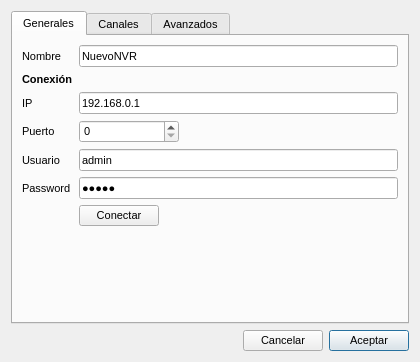
<?xml version="1.0" encoding="UTF-8"?>
<ui version="4.0">
 <class>NewDVRNVRDialog</class>
 <widget class="QDialog" name="NewDVRNVRDialog">
  <property name="geometry">
   <rect>
    <x>0</x>
    <y>0</y>
    <width>420</width>
    <height>362</height>
   </rect>
  </property>
  <property name="font">
   <font>
    <family>Ubuntu</family>
    <pointsize>8</pointsize>
   </font>
  </property>
  <property name="windowTitle">
   <string>Nuevo DVR/NVR</string>
  </property>
  <layout class="QGridLayout" name="gridLayout">
   <item row="1" column="2">
    <widget class="QPushButton" name="accept">
     <property name="text">
      <string>Aceptar</string>
     </property>
    </widget>
   </item>
   <item row="0" column="0" colspan="3">
    <widget class="QTabWidget" name="tabWidget">
     <property name="enabled">
      <bool>true</bool>
     </property>
     <property name="currentIndex">
      <number>0</number>
     </property>
     <widget class="QWidget" name="tab">
      <attribute name="title">
       <string>Generales</string>
      </attribute>
      <layout class="QGridLayout" name="gridLayout_2">
       <item row="0" column="0">
        <widget class="QLabel" name="label">
         <property name="text">
          <string>Nombre</string>
         </property>
        </widget>
       </item>
       <item row="3" column="0">
        <widget class="QLabel" name="con_label2">
         <property name="text">
          <string>Puerto</string>
         </property>
        </widget>
       </item>
       <item row="3" column="1">
        <widget class="QSpinBox" name="port">
         <property name="maximumSize">
          <size>
           <width>100</width>
           <height>16777215</height>
          </size>
         </property>
        </widget>
       </item>
       <item row="4" column="0">
        <widget class="QLabel" name="con_label3">
         <property name="text">
          <string>Usuario</string>
         </property>
        </widget>
       </item>
       <item row="5" column="0">
        <widget class="QLabel" name="con_label4">
         <property name="text">
          <string>Password</string>
         </property>
        </widget>
       </item>
       <item row="1" column="0">
        <widget class="QLabel" name="con_label">
         <property name="font">
          <font>
           <weight>75</weight>
           <bold>true</bold>
          </font>
         </property>
         <property name="text">
          <string>Conexión</string>
         </property>
        </widget>
       </item>
       <item row="2" column="0">
        <widget class="QLabel" name="con_label1">
         <property name="text">
          <string>IP</string>
         </property>
        </widget>
       </item>
       <item row="2" column="1">
        <widget class="QLineEdit" name="ip">
         <property name="text">
          <string>192.168.0.1</string>
         </property>
        </widget>
       </item>
       <item row="4" column="1">
        <widget class="QLineEdit" name="user">
         <property name="text">
          <string>admin</string>
         </property>
        </widget>
       </item>
       <item row="7" column="1">
        <spacer name="verticalSpacer">
         <property name="orientation">
          <enum>Qt::Vertical</enum>
         </property>
         <property name="sizeHint" stdset="0">
          <size>
           <width>20</width>
           <height>40</height>
          </size>
         </property>
        </spacer>
       </item>
       <item row="5" column="1">
        <widget class="QLineEdit" name="pass">
         <property name="text">
          <string>admin</string>
         </property>
         <property name="echoMode">
          <enum>QLineEdit::Password</enum>
         </property>
        </widget>
       </item>
       <item row="0" column="1">
        <widget class="QLineEdit" name="name">
         <property name="text">
          <string>NuevoNVR</string>
         </property>
        </widget>
       </item>
       <item row="8" column="0" colspan="2">
        <widget class="QLabel" name="status">
         <property name="font">
          <font>
           <pointsize>7</pointsize>
          </font>
         </property>
         <property name="text">
          <string/>
         </property>
        </widget>
       </item>
       <item row="6" column="1">
        <widget class="QPushButton" name="connect_to_device">
         <property name="minimumSize">
          <size>
           <width>80</width>
           <height>0</height>
          </size>
         </property>
         <property name="maximumSize">
          <size>
           <width>80</width>
           <height>16777215</height>
          </size>
         </property>
         <property name="text">
          <string>Conectar</string>
         </property>
        </widget>
       </item>
      </layout>
     </widget>
     <widget class="QWidget" name="tab_3">
      <attribute name="title">
       <string>Canales</string>
      </attribute>
      <layout class="QGridLayout" name="gridLayout_3">
       <item row="0" column="1">
        <widget class="QScrollArea" name="scrollArea">
         <property name="widgetResizable">
          <bool>true</bool>
         </property>
         <widget class="QWidget" name="scrollAreaWidgetContents_2">
          <property name="geometry">
           <rect>
            <x>0</x>
            <y>0</y>
            <width>374</width>
            <height>265</height>
           </rect>
          </property>
          <layout class="QGridLayout" name="gridLayout_4">
           <item row="0" column="0">
            <layout class="QGridLayout" name="channelsGrid">
             <item row="0" column="0">
              <widget class="QLabel" name="label_7">
               <property name="text">
                <string>Canal</string>
               </property>
              </widget>
             </item>
             <item row="0" column="1">
              <widget class="QLabel" name="label_8">
               <property name="text">
                <string>Nombre</string>
               </property>
              </widget>
             </item>
             <item row="0" column="2">
              <widget class="QLabel" name="label_9">
               <property name="text">
                <string>Estado</string>
               </property>
              </widget>
             </item>
             <item row="0" column="3">
              <widget class="QLabel" name="label_10">
               <property name="text">
                <string>Detector</string>
               </property>
              </widget>
             </item>
             <item row="0" column="4">
              <widget class="QLabel" name="label_11">
               <property name="text">
                <string>Programa</string>
               </property>
              </widget>
             </item>
            </layout>
           </item>
          </layout>
         </widget>
        </widget>
       </item>
      </layout>
     </widget>
     <widget class="QWidget" name="tab_2">
      <attribute name="title">
       <string>Avanzados</string>
      </attribute>
     </widget>
    </widget>
   </item>
   <item row="1" column="0">
    <spacer name="horizontalSpacer">
     <property name="orientation">
      <enum>Qt::Horizontal</enum>
     </property>
     <property name="sizeHint" stdset="0">
      <size>
       <width>40</width>
       <height>20</height>
      </size>
     </property>
    </spacer>
   </item>
   <item row="1" column="1">
    <widget class="QPushButton" name="cancel">
     <property name="text">
      <string>Cancelar</string>
     </property>
    </widget>
   </item>
  </layout>
 </widget>
 <tabstops>
  <tabstop>name</tabstop>
  <tabstop>ip</tabstop>
  <tabstop>port</tabstop>
  <tabstop>user</tabstop>
  <tabstop>pass</tabstop>
  <tabstop>cancel</tabstop>
  <tabstop>accept</tabstop>
  <tabstop>tabWidget</tabstop>
 </tabstops>
 <resources/>
 <connections/>
</ui>
